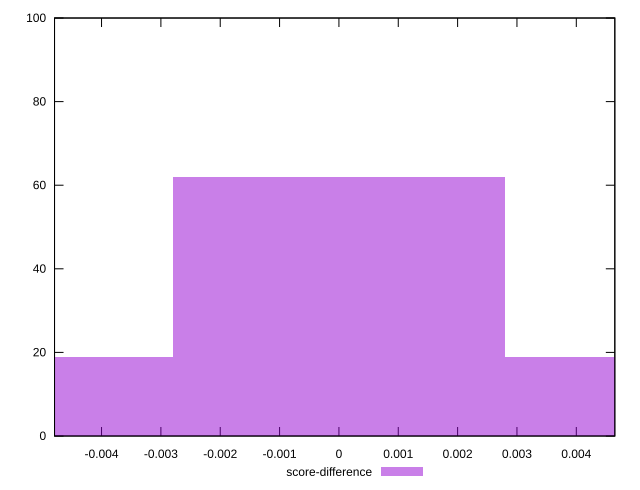

The script that saved this image:
reset

$scoreDifference <<EOF
0 62
0.005596597773777646 19
-0.005596597773777646 19
EOF

set key outside below
set boxwidth 0.005596597773777646
set xrange [-0.004792163775328234:0.004649145168797053]
set yrange [0:100]
set trange [0:100]
set style fill transparent solid 0.5 noborder
set terminal svg size 640, 490 enhanced background rgb 'white'
set output "report_00008_2021-01-22T20:58:29.167/interactive/samples/pages/score-difference/histogram.svg"

plot $scoreDifference title "score-difference" with boxes

reset
